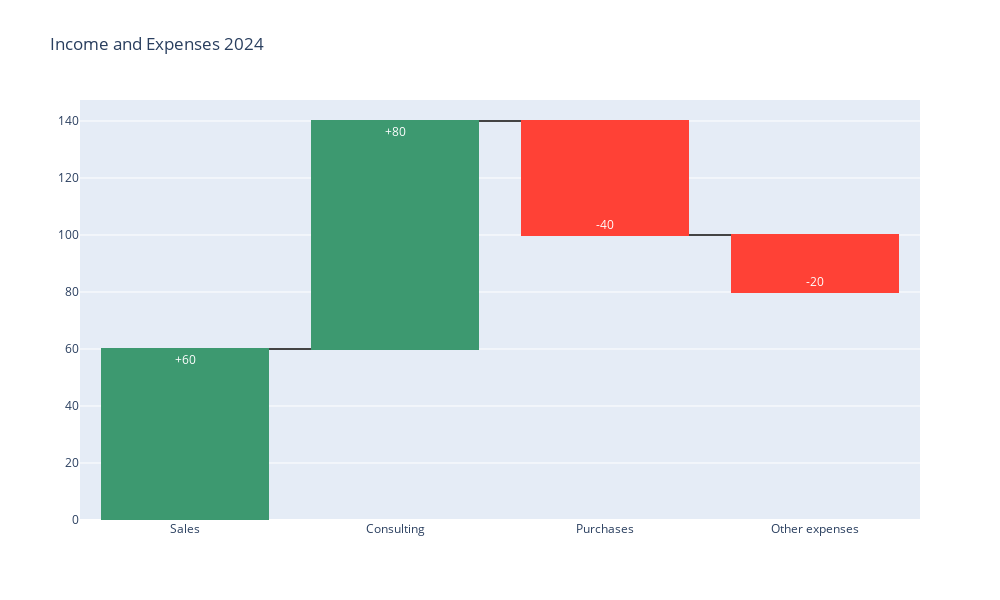

The notebook cell saved with this chart:
### Code cell
fig = go.Figure(go.Waterfall(x = ["Sales", "Consulting", "Purchases", "Other expenses"],
                             y = [60, 80, -40, -20,],
                             text = ["+60", "+80", "-40", "-20"],
                             ))

fig.update_layout(title = "Income and Expenses 2024",
                  width=1000,
                  height=600)

fig.show()

### Figure 1 — Plotly figure (JSON) as saved in the notebook; plotly's stock layout.template omitted (floating-point values rounded to 4 significant figures)
{"data": [{"text": ["+60", "+80", "-40", "-20"], "type": "waterfall", "x": ["Sales", "Consulting", "Purchases", "Other expenses"], "y": [60, 80, -40, -20]}], "layout": {"height": 600, "title": {"text": "Income and Expenses 2024"}, "width": 1000}}
